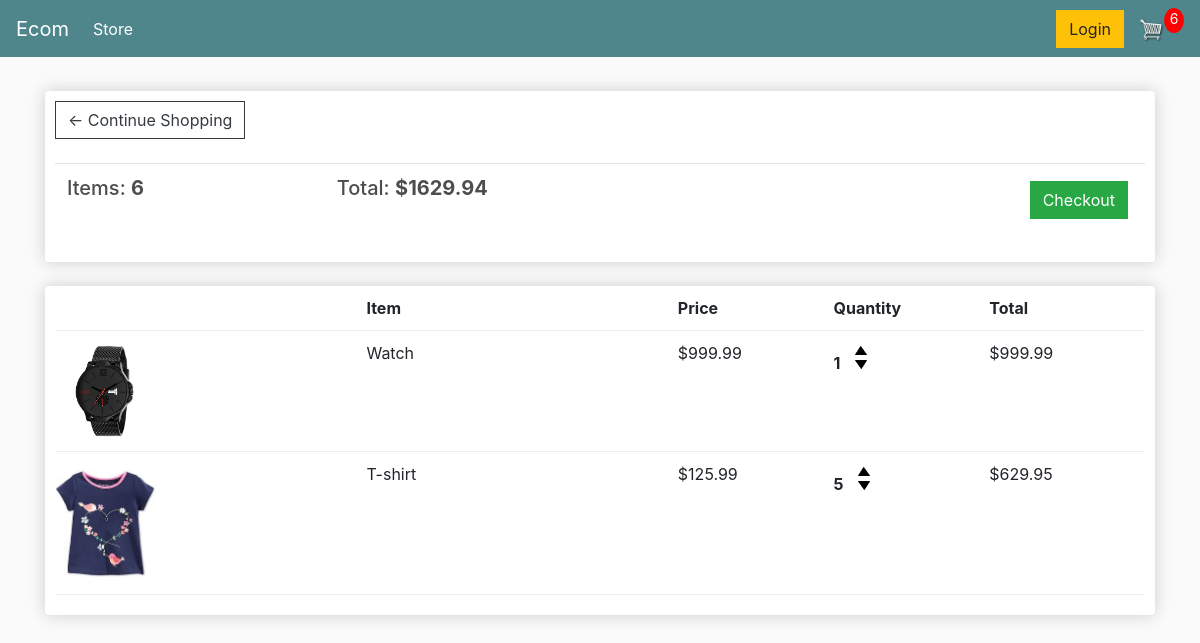
Page /cart/ (signed in) on the committed database.
### store/models.py (models this page shows, shortened)
class Order(models.Model):
    customer = models.ForeignKey(Customer, on_delete=models.SET_NULL, blank=True, null=True)
    date_ordered = models.DateTimeField(auto_now_add=True)
    complete = models.BooleanField(default=False, null=True, blank=False)
    transaction_id = models.CharField(max_length=200, null=True)
    @property
    def get_cart_total(self):
        orderitems = self.orderitem_set.all()
        total = sum([item.get_total for item in orderitems])
        return total
    @property
    def get_cart_items(self):
        orderitems = self.orderitem_set.all()
        total = sum([item.quantity for item in orderitems])
        return total

class OrderItem(models.Model):
    product = models.ForeignKey(Product, on_delete=models.SET_NULL, blank=True, null=True)
    order = models.ForeignKey(Order, on_delete=models.SET_NULL,  blank=True, null=True)
    quantity = models.IntegerField(default=0, null=True, blank=True)
    date_added = models.DateTimeField(auto_now_add=True)
    @property
    def get_total(self):
        total = self.product.price * self.quantity
        return total

class Product(models.Model):
    name = models.CharField(max_length=200, null=True)
    price = models.FloatField()
    digital = models.BooleanField(default=False, null=True, blank=False)
    image = models.ImageField(null=True, blank=True)
    @property
    def imageURL(self):
        try:
            url = self.image.url
        except:
            url = ''
        return url

### store/views.py (the view)
# urls.py: path('cart/', views.cart, name='cart'),
def cart(request):
    if request.user.is_authenticated:
        try:
            customer = request.user.customer
            order = Order.objects.get(customer=customer, complete=False)
            items = order.orderitem_set.all()
            cartItems = order.get_cart_items
        except Exception as e:
            items = []
    else:
        items = []
        order = {'get_cart_total':0, 'get_cart_items':0}
        cartItems = order['get_cart_items']
    context = {'items':items, 'order':order, 'cartItems':cartItems}
    return render(request, 'store/cart.html', context)

### store/templates/store/cart.html
{% extends 'store/main.html' %}
{% load static %}
{% block content %}
    <div class="row">
        <div class="col-lg-12">
            <div class="box-element">
                <a  class="btn btn-outline-dark" href="{% url 'store' %}">&#x2190; Continue Shopping</a>
            <br>
            <br>
            <table class="table">
                <tr>
                    <th><h5>Items: <strong>{{order.get_cart_items}}</strong></h5></th>
                    <th><h5>Total: <strong>${{order.get_cart_total|floatformat:2}}</strong></h5></th>
                    <th>
                        <a  style="float:right; margin:5px;" class="btn btn-success" href="{% url 'checkout' %}">Checkout</a>
                    </th>
                </tr>
            </table>
            </div>
            <br>
		    <div class="box-element">
			    <div class="cart-row">
				    <div style="flex:2"></div>
					    <div style="flex:2"><strong>Item</strong></div>
					    <div style="flex:1"><strong>Price</strong></div>
					    <div style="flex:1"><strong>Quantity</strong></div>
					    <div style="flex:1"><strong>Total</strong></div>
                </div>
                {% for item in items %}
                <div class="cart-row">
                    <div style="flex:2"><img class="row-image" src="{{item.product.imageURL}}"></div>
                    <div style="flex:2">{{item.product.name}}</div>
                    <div style="flex:1">${{item.product.price|floatformat:2}}</div>
                    <div style="flex:1">
                        <p class="quantity">{{item.quantity}}</p>
                        <div class="quantity">
                            <img data-product="{{item.product.id}}" data-action="add" class="chg-quantity update-cart" src="{% static  'images/arrow-up.png' %}">
                            <img data-product="{{item.product.id}}" data-action="remove" class="chg-quantity update-cart" src="{% static  'images/arrow-down.png' %}">
                        </div>
                    </div>
                    <div style="flex:1">${{item.get_total|floatformat:2}}</div>
                </div>
                {% endfor %}
            </div>
        </div>
    </div>
{% endblock content %}

### static/css/main.css (style rules this page uses)
body { background-color: hsl(0, 0%, 98%); }
h1,h2,h3,h4,h5,h6 { color:hsl(0, 0%, 30%); }
.box-element { box-shadow:hsl(0, 0%, 80%) 0 0 16px; background-color: #fff; border-radius: 4px; padding: 10px; }
.col-lg-4, .col-lg-6, .col-lg-8, .col-lg-12 { margin-top: 10px; }
.btn { border-radius: 0; }
.row-image { width: 100px; }
.cart-row { display: flex; align-items: flex-stretch; padding-bottom: 10px; margin-bottom: 10px; border-bottom: 1px solid #ececec; }
.quantity { display: inline-block; font-weight: 700; padding-right:10px; }
.chg-quantity { width: 12px; cursor: pointer; display: block; margin-top: 5px; transition:.1s; }

### rows in the picture
Order: get_cart_items "6", get_cart_total "1629.94"
OrderItem: product.imageURL (picture), product.name "Watch", product.price "999.99", quantity "1", get_total "999.99"
OrderItem: product.imageURL (picture), product.name "T-shirt", product.price "125.99", quantity "5", get_total "629.95"

### other values in the picture
{{ cartItems }} "6"
